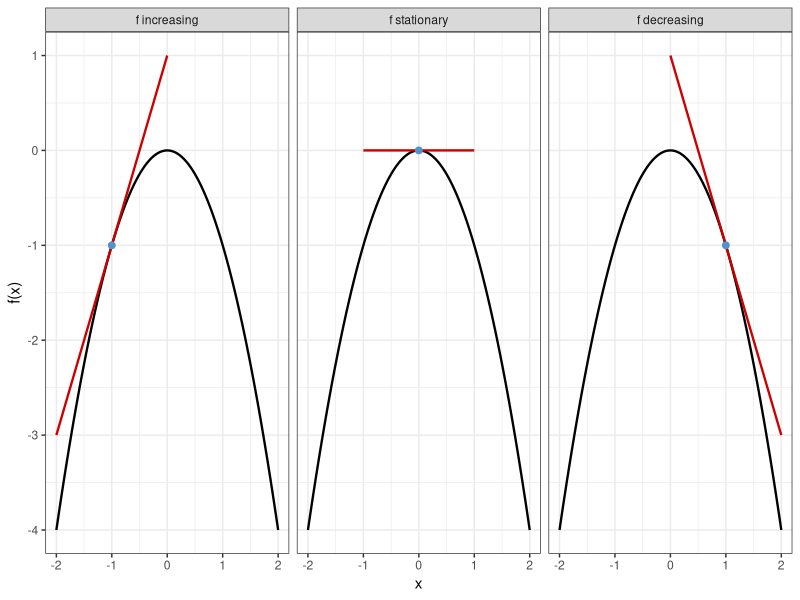
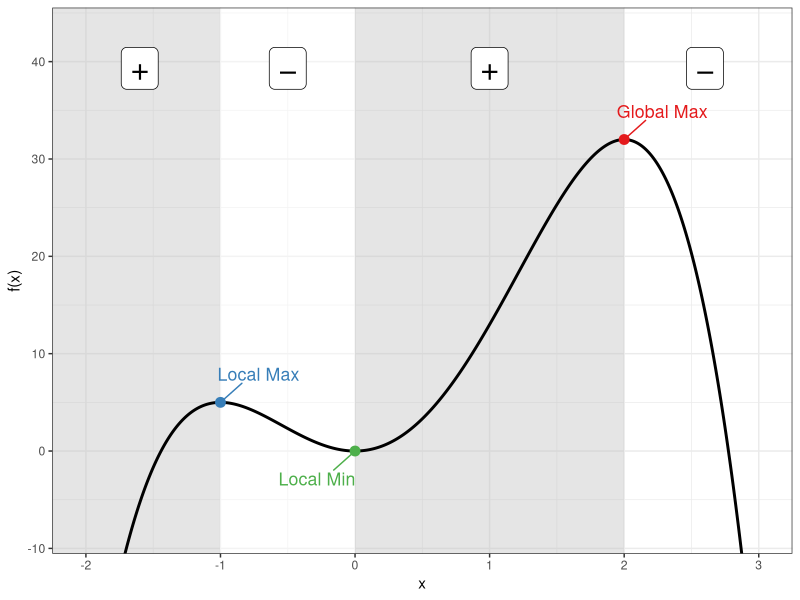
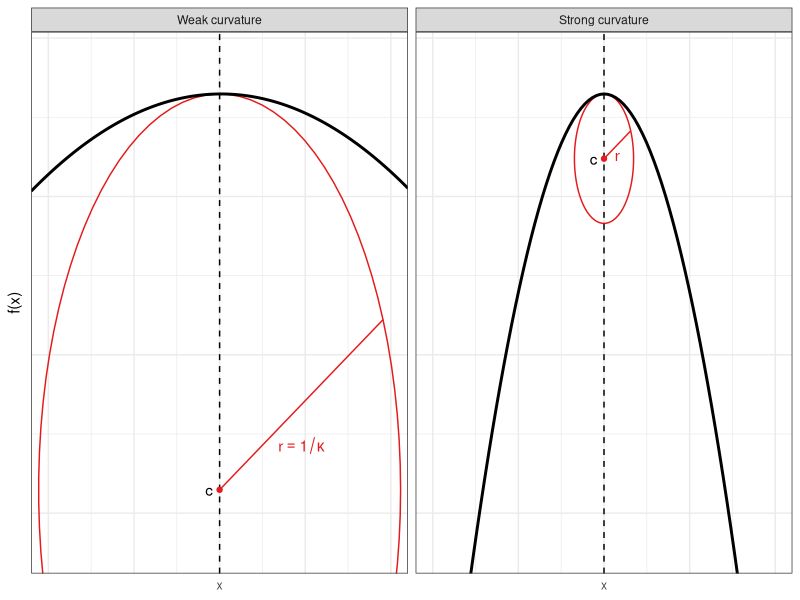
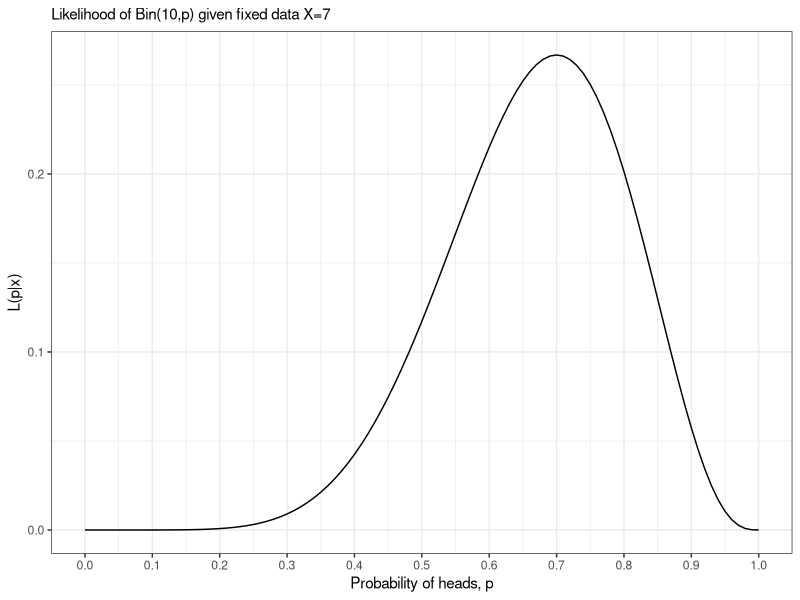
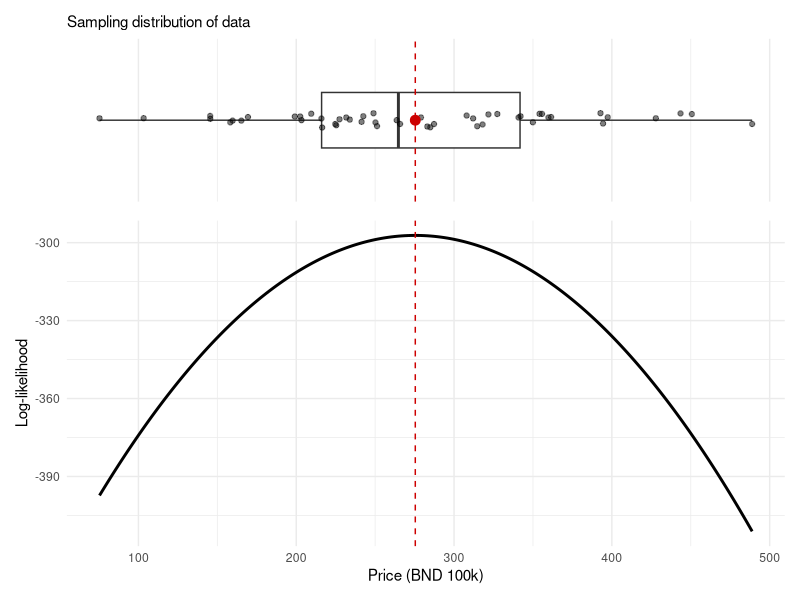
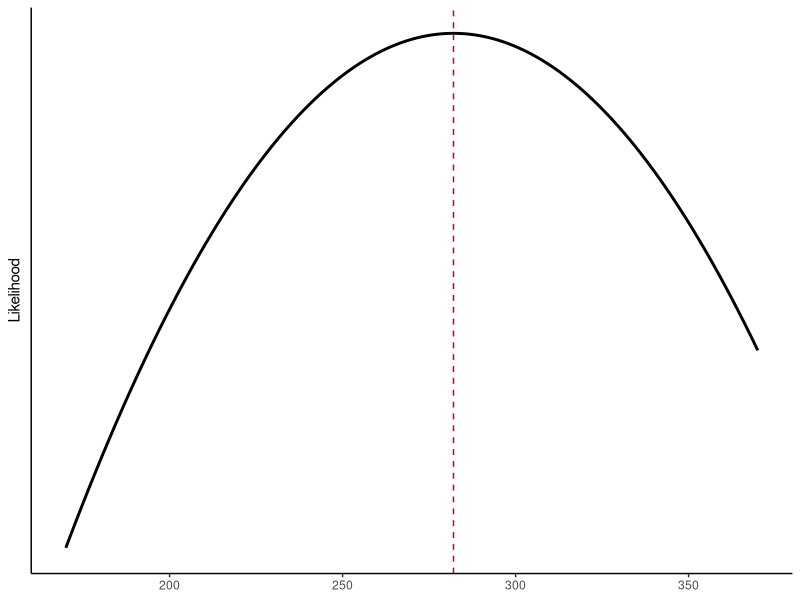
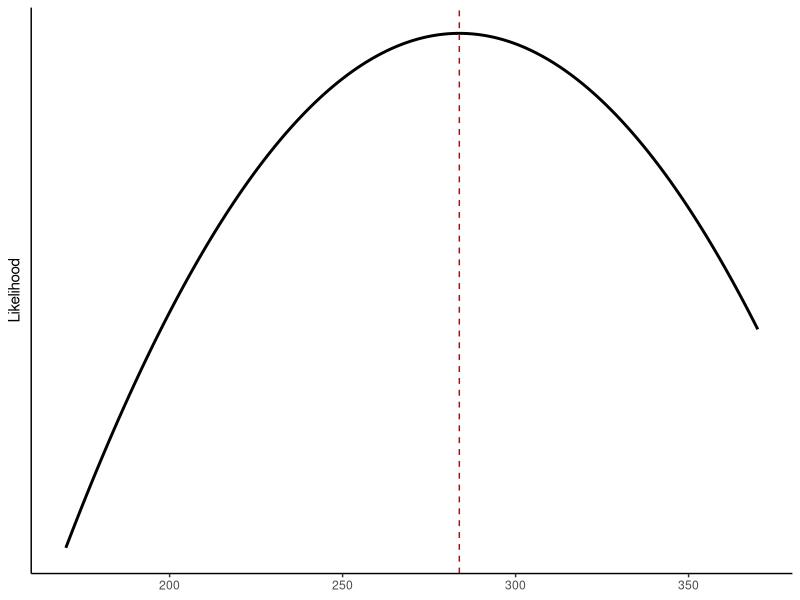
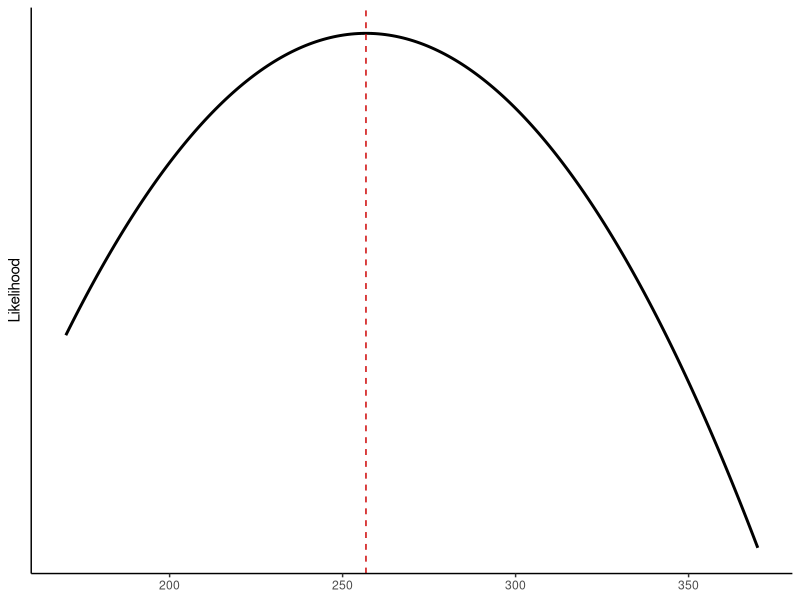

Reproduce these figures in R, in order.
## ---- chunk 1
#| fig-height: 2.8
#| fig-width: 7
#| out-width: 100%
library(tidyverse)

f <- function(x) -x^2
f_prime <- function(x) -2*x
x_pts <- c(-1, 0, 1)
fty <- factor(c("f increasing", "f stationary", "f decreasing"),
                levels = c("f increasing", "f stationary", "f decreasing"))

curve_df <- tibble(x = seq(-2, 2, length.out = 200), y = f(x))

tangent_df <- lapply(x_pts, function(a) {
  tibble(x = seq(a - 1, a + 1, length.out = 100),
         y = f_prime(a) * x + f(a) - f_prime(a) * a,
         x0 = a,
         type = fty[match(a, x_pts)])
}) |> bind_rows()

point_df <- tibble(x = x_pts, y = f(x_pts), type = fty)

ggplot() +
  geom_line(data = curve_df, aes(x, y), color = "black", linewidth = 0.8) +
  geom_line(data = tangent_df, aes(x, y), color = "red3", linewidth = 0.8) +
  geom_point(data = point_df, aes(x, y), color = "steelblue3", size = 2) +
  facet_wrap(~ type) +
  labs(x = "x", y = "f(x)") +
  theme_bw()
## ---- chunk 2
#| fig-height: 4.1
#| fig-width: 7
#| out-width: 100%
library(ggrepel)

f <- function(x) -3 * x ^ 4 + 4 * x ^ 3 + 12 * x ^ 2#-x^4 + 2*x^3 + 3*x^2 - 2*x
x_crit <- c(-1, 0, 2)
df <- tibble(x = seq(-2, 3, length.out = 500)) %>%
  mutate(y = f(x))

critical_points <- tibble(
  x = x_crit,
  label = c("Local Max", "Local Min", "Global Max"),
  color = RColorBrewer::brewer.pal(3, "Set1")
) %>%
  mutate(y = f(x))

shade_df <- tibble(
  xmin = c(-Inf, x_crit[1], x_crit[2]),
  xmax = c(x_crit[1], x_crit[2], x_crit[3]),
  fill = rep(c("grey75", "white"), length.out = 3)
)

pm_df <- tibble(
  x = ((c(-2.2, x_crit, 3.2) + c(x_crit, 3.2, 0)) / 2)[1:4],
  y = 35
)

ggplot(df, aes(x, y)) +
  geom_rect(data = shade_df, aes(xmin = xmin, xmax = xmax, ymin = -Inf, 
                                 ymax = Inf, fill = fill), 
            inherit.aes = FALSE, alpha = 0.4) +  
  scale_fill_identity() +
  geom_label(data = pm_df, aes(x, y, label = c("+", "−", "+", "−")),
            size = 8, color = "black", vjust = -0.5) +
  geom_line(color = "black", size = 1) +
  geom_point(data = critical_points, aes(x, y, color = label), size = 3,
             show.legend = FALSE) +
  geom_text_repel(
    data = critical_points, 
    aes(x, y, label = label, color = label), 
    size = 4.5, 
    seed = 4, 
    #nudge_y = 0.5,
    box.padding = 1, 
    point.padding = 0.4, 
    show.legend = FALSE
  ) +
  scale_colour_brewer(palette = "Set1") +
  coord_cartesian(ylim = c(-8, 43)) +
  labs(x = "x", y = "f(x)") +
  theme_bw()
## ---- chunk 3
#| fig-width: 7
#| fig-height: 3
#| out-width: 100%
#| label: curvature-concav
set.seed(123)
n1 <- 5
n2 <- 500
nratio <- sqrt(n2 / n1)
m <- 100
B <- 200
mu <- c(seq(5.8, 10.2, length = m - 1), 8)
res <- matrix(NA, nrow = m, ncol = B) 
score_vec1 <- score_vec2 <- mean_vec2 <- mean_vec1 <- rep(NA, B)

# Small FI
for (j in 1:B) {
  X <- rnorm(n1, mean = 8, sd = 1)
  ll <- rep(NA, length(mu))
  for (i in seq_along(ll)) 
    ll[i] <- sum(dnorm(X, mean = mu[i], sd = 1, log = TRUE)) 
  res[, j] <- ll
  mean_vec1[j] <- mean(X)
  score_vec1[j] <- sum(X - 8)
}
colnames(res) <- 1:B
res1 <-
  as_tibble(nratio * res) %>%
  mutate(mu = mu,
         mean = apply(nratio * res, 1, mean),
         n = n1) 

# Big FI
for (j in 1:B) {
  X <- rnorm(n2, mean = 8, sd = 1)
  ll <- rep(NA, length(mu))
  for (i in seq_along(ll)) 
    ll[i] <- sum(dnorm(X, mean = mu[i], sd = 1, log = TRUE)) 
  res[, j] <- ll
  mean_vec2[j] <- mean(X)
  score_vec2[j] <- sum(X - 8)
}
colnames(res) <- 1:B
res2 <-
  as_tibble(res) %>%
  mutate(mu = mu,
         mean = apply(res, 1, mean),
         n = n2) 

res <- bind_rows(res1, res2) %>%
  pivot_longer(`1`:`B`)

tmp <- res %>% filter(mu == 8) %>% summarise(mean = unique(mean)) %>% unlist()
diff <- max(tmp) - min(tmp)

res <-
  res |>
  mutate(
    value = case_when(
      n == n2 ~ value + diff,
      TRUE ~ value 
    ),
    mean = case_when(
      n == n2 ~ mean + diff,
      TRUE ~ mean
    ),
    n = factor(n, labels = c("Weak curvature", "Strong curvature"))
  )

ymax <- max(res$value) + 0.25 * abs(max(res$value))
ymin <- min(res$value)

r1 <- 5 * sd(mean_vec1)
r2 <- 8 * sd(mean_vec2)

circle <- tibble(
  n = factor(1:2, labels = c("Weak curvature", "Strong curvature")),  
  xc = c(8, 8),
  a = c(r1, r2),
  b = 500 * c(1, 1 * r2 / r1),
  yc = tmp[1] - b,
  phi = c(0, 0)
) %>% 
  expand_grid(t = seq(0, 2 * pi, length = 100)) %>%
  mutate(x = xc + a * cos(t) * cos(phi) - b * sin(t) * sin(phi),
         y = yc + a * cos(t) * sin(phi) + b * sin(t) * cos(phi))

circle_text <- 
  filter(circle, t > 0.39 & t < 0.45) %>%
  mutate(a2 = xc + a, label = c("r == 1 / kappa", "r"))

my_cols <- RColorBrewer::brewer.pal(3, "Set1")
res |>
  group_by(mu, n) |>
  summarise(mean = mean(mean)) |>
  ggplot(aes(mu, value)) +
  geom_path(data = circle, aes(x, y), col = my_cols[1]) +
  geom_line(aes(y = mean), col = "black", size = 1) +
  geom_vline(xintercept = 8, linetype = "dashed") +
  geom_segment(data = circle_text, aes(xc, yc, xend = x, yend = y), col = my_cols[1]) +
  geom_point(data = circle_text, aes(xc, yc), col = my_cols[1], size = 1.5) +
  geom_text(data = circle_text, aes((xc + x) / 2, (yc + y) / 2 / 0.9, label = label), 
            parse = TRUE, col = my_cols[1]) +
  geom_text(data = circle_text, aes(xc, yc), label = "c", nudge_x = -0.12) +
  scale_x_continuous(breaks = c(6, 7, 8, 9, 10), labels = c("", "", "x", "", "")) +
  labs(y = "f(x)", x = NULL) +
  coord_cartesian(ylim = c(ymin + 800, ymax), xlim = c(6, 10)) +
  facet_grid(. ~ n) +
  theme_bw() + 
  theme(axis.text.y = element_blank(), axis.ticks = element_blank()) 
## ---- chunk 4
#| out-width: 100%
#| fig-height: 2.9
#| fig-width: 5

plot_binom_lik <- function(nheads) {
  
  x <- seq(0, 1, by = 0.01)
  y <- dbinom(nheads, size = 10, x)
  
  ggplot(data.frame(x = x, y = y), aes(x, y)) +
  geom_line() +
  scale_x_continuous(breaks = seq(0, 1, by = 0.1)) +
  theme_bw()
}

plot_binom_lik(7) + 
  labs(x = "Probability of heads, p", y = "L(p|x)",
       subtitle = "Likelihood of Bin(10,p) given fixed data X=7") 
## ---- chunk 5
#| message: false
#| warning: false
#| out-width: 100%
#| fig-height: 3.7
#| fig-width: 8
library(tidyverse)
set.seed(123)
n <- 50
mu <- 272
sigma <- 100
x <- rnorm(n, mean = mu, sd = sigma)
loglik <- function(mu, X = x) {
  sum(dnorm(X, mean = mu, sd = sigma, log = TRUE))
}

xmin <- min(x)
xmax <- max(x)

# Boxplot of sample data
p1 <-
  ggplot(tibble(x, y = 0), aes(x, y)) +
  geom_boxplot() +
  geom_jitter(size = 1.5, alpha = 0.5, height = 0.1) +
  annotate("point", x = mean(x), y = 0, size = 3, colour = "red3") +
  geom_vline(xintercept = mean(x), linetype = "dashed", colour = "red3") +
  theme_minimal() +
  coord_cartesian(ylim = c(-1, 1), xlim = c(xmin, xmax)) +
  theme(axis.text.y= element_blank(), axis.ticks.y = element_blank(),
        axis.text.x = element_blank(), panel.grid.major.y = element_blank(), 
        panel.grid.minor.y = element_blank()) +
  labs(y = NULL, x = NULL, subtitle = "Sampling distribution of data")

# Likelihood function
p2 <- tibble(
    xx = seq(xmin, xmax, length.out = 200),
    # yy = unlist(map(xx, \(z) sum(dnorm(z, mean = mean(x), sd = 1, log = TRUE))))
  ) |>
  rowwise() |>
  mutate(yy = loglik(xx)) |>
  ggplot(aes(xx, yy)) +
  geom_line(size = 1) +
  geom_vline(xintercept = mean(x), linetype = "dashed", colour = "red3") +
  coord_cartesian(xlim = c(xmin, xmax)) +
  labs(x = "Price (BND 100k)", y = "Log-likelihood") +
  theme_minimal() 

# cowplot::plot_grid(p1, p2, ncol = 1)
library(patchwork)
p1 / p2 + plot_layout(heights = c(0.5, 1))
## ---- chunk 6
set.seed(1)
x <- rnorm(n, mean = mu, sd = sigma)
cat(head(round(x), 11), "...")
## ---- chunk 7
#| out-width: 100%
#| fig-height: 0.85
#| fig-width: 5
tibble(xx = seq(170, 370, length.out = 200)) |>
  rowwise() |>
  mutate(yy = loglik(xx)) |>
  ggplot(aes(xx, yy)) +
  geom_line(size = 1) +
  geom_vline(xintercept = mean(x), linetype = "dashed", colour = "red3") +
  coord_cartesian(xlim = c(170, 370)) +
  labs(x = NULL, y = "Likelihood") +
  theme_classic() +
  theme(
    axis.text.y = element_blank(),
    axis.ticks.y = element_blank()
  )
## ---- chunk 8
x <- rnorm(n, mean = mu, sd = sigma)
cat(head(round(x), 11), "...")
## ---- chunk 9
#| out-width: 100%
#| fig-height: 0.85
#| fig-width: 5
tibble(xx = seq(170, 370, length.out = 200)) |>
  rowwise() |>
  mutate(yy = loglik(xx)) |>
  ggplot(aes(xx, yy)) +
  geom_line(size = 1) +
  geom_vline(xintercept = mean(x), linetype = "dashed", colour = "red3") +
  coord_cartesian(xlim = c(170, 370)) +
  labs(x = NULL, y = "Likelihood") +
  theme_classic() +
  theme(
    axis.text.y = element_blank(),
    axis.ticks.y = element_blank()
  )
## ---- chunk 10
x <- rnorm(n, mean = mu, sd = sigma)
cat(head(round(x), 11), "...")
## ---- chunk 11
#| out-width: 100%
#| fig-height: 0.85
#| fig-width: 5
tibble(xx = seq(170, 370, length.out = 200)) |>
  rowwise() |>
  mutate(yy = loglik(xx)) |>
  ggplot(aes(xx, yy)) +
  geom_line(size = 1) +
  geom_vline(xintercept = mean(x), linetype = "dashed", colour = "red3") +
  coord_cartesian(xlim = c(170, 370)) +
  labs(x = NULL, y = "Likelihood") +
  theme_classic() +
  theme(
    axis.text.y = element_blank(),
    axis.ticks.y = element_blank()
  )
## ---- chunk 12
x <- rnorm(n, mean = mu, sd = sigma)
cat(head(round(x), 11), "...")
## ---- chunk 13
#| out-width: 100%
#| fig-height: 0.85
#| fig-width: 5
tibble(xx = seq(170, 370, length.out = 200)) |>
  rowwise() |>
  mutate(yy = loglik(xx)) |>
  ggplot(aes(xx, yy)) +
  geom_line(size = 1) +
  geom_vline(xintercept = mean(x), linetype = "dashed", colour = "red3") +
  coord_cartesian(xlim = c(170, 370)) +
  labs(x = NULL, y = "Likelihood") +
  theme_classic() +
  theme(
    axis.text.y = element_blank(),
    axis.ticks.y = element_blank()
  )
## ---- chunk 14
x <- rnorm(n, mean = mu, sd = sigma)
cat(head(round(x), 11), "...")
## ---- chunk 15
#| out-width: 100%
#| fig-height: 0.85
#| fig-width: 5
tibble(xx = seq(170, 370, length.out = 200)) |>
  rowwise() |>
  mutate(yy = loglik(xx)) |>
  ggplot(aes(xx, yy)) +
  geom_line(size = 1) +
  geom_vline(xintercept = mean(x), linetype = "dashed", colour = "red3") +
  coord_cartesian(xlim = c(170, 370)) +
  labs(x = NULL, y = "Likelihood") +
  theme_classic() +
  theme(
    axis.text.y = element_blank(),
    axis.ticks.y = element_blank()
  )
## ---- chunk 16
#| out-width: 100%
#| fig-height: 4
#| fig-width: 7
set.seed(123)
n1 <- 5
n2 <- 500
nratio <- sqrt(n2 / n1)
m <- 100
B <- 100
mu <- c(seq(5.8, 10.2, length = m - 1), 8)
res <- matrix(NA, nrow = m, ncol = B) 
score_vec1 <- score_vec2 <- mean_vec2 <- mean_vec1 <- rep(NA, B)

# Small FI
for (j in 1:B) {
  X <- rnorm(n1, mean = 8, sd = 1)
  ll <- rep(NA, length(mu))
  for (i in seq_along(ll)) 
    ll[i] <- sum(dnorm(X, mean = mu[i], sd = 1, log = TRUE)) 
  res[, j] <- ll
  mean_vec1[j] <- mean(X)
  score_vec1[j] <- sum(X - 8)
}
colnames(res) <- 1:B
res1 <-
  as_tibble(nratio * res) %>%
  mutate(mu = mu,
         mean = apply(nratio * res, 1, mean),
         n = n1) 

# Big FI
for (j in 1:B) {
  X <- rnorm(n2, mean = 8, sd = 1)
  ll <- rep(NA, length(mu))
  for (i in seq_along(ll)) 
    ll[i] <- sum(dnorm(X, mean = mu[i], sd = 1, log = TRUE)) 
  res[, j] <- ll
  mean_vec2[j] <- mean(X)
  score_vec2[j] <- sum(X - 8)
}
colnames(res) <- 1:B
res2 <-
  as_tibble(res) %>%
  mutate(mu = mu,
         mean = apply(res, 1, mean),
         n = n2) 

res <- bind_rows(res1, res2) %>%
  pivot_longer(`1`:`B`)

tmp <- res %>% filter(mu == 8) %>% summarise(mean = unique(mean)) %>% unlist()
diff <- max(tmp) - min(tmp)

res <-
  res %>%
  mutate(
    value = case_when(
      n == n2 ~ value + diff,
      TRUE ~ value 
    ),
    mean = case_when(
      n == n2 ~ mean + diff,
      TRUE ~ mean
    ),
    n = factor(n, labels = c("Low information", "High information"))
  )

ymax <- max(res$value) + 0.25 * abs(max(res$value))
ymin <- min(res$value)

r1 <- 5 * sd(mean_vec1)
r2 <- 8 * sd(mean_vec2)

circle <- tibble(
  n = factor(1:2, labels = c("Low information", "High information")),  
  xc = c(8, 8),
  a = c(r1, r2),
  b = 500 * c(1, 1 * r2 / r1),
  yc = tmp[1] - b,
  phi = c(0, 0)
) %>% 
  expand_grid(t = seq(0, 2 * pi, length = 100)) %>%
  mutate(x = xc + a * cos(t) * cos(phi) - b * sin(t) * sin(phi),
         y = yc + a * cos(t) * sin(phi) + b * sin(t) * cos(phi))

circle_text <- 
  filter(circle, t > 0.39 & t < 0.45) %>%
  mutate(a2 = xc + a, label = c("r == 1 / kappa", NA))

my_cols <- c("red3", "#7eb0d5") %>% rev()

pretty_labels <- seq(100, 500, by = 100)
pretty_positions <- (pretty_labels - 72) / 100 + 6

avgdots_df <- tibble(
  x = c(mean_vec1 + rnorm(B, sd = 0.08), 
        mean_vec2 + rnorm(B, sd = 0.08)),
  y = ymax,
  name = rep(1:B, 2),
  n = factor(rep(c(1:2), each = B),
             labels = c("Low information", "High information"))
)

res |>
  filter(n == "Low information") |>
  ggplot(aes(mu, value)) +
  geom_line(aes(group = name), col = "gray30", alpha = 0.1) +
  # geom_path(data = filter(circle, n == "Low information"), aes(x, y), col = "red3") +
  # geom_segment(data = filter(circle_text, n == "Low information"), aes(xc, yc, xend = x, yend = y), col = "red3") +
  # geom_text(data = filter(circle_text, n == "Low information"), aes((xc + x) / 2 + 0.5, (yc + y) / 2 - 20, label = label), 
  #           parse = TRUE, col = "red3") +
  # geom_line(data = filter(res, n == "Low information") %>% group_by(mu, n) %>% summarise(mean = mean(mean)),
  #           aes(y = mean), col = "black", size = 1.2) +  
  geom_point(data = avgdots_df, aes(x, y), shape = "|", col = "red3") +
  # geom_vline(xintercept = 8, linetype = "dashed") +
  scale_x_continuous(
    breaks = pretty_positions,
    labels = pretty_labels
  ) +
  theme_minimal() +
  theme(legend.position = "none",
        axis.text.y = element_blank(), axis.ticks.y = element_blank()) +
  labs(y = "Likelihood", x = "Price (BND 100k)") +
  coord_cartesian(ylim = c(ymin + 800, ymax), xlim = c(6, 10)) 
## ---- chunk 17
#| out-width: 100%
#| fig-height: 4
#| fig-width: 7
res |>
  filter(n == "Low information") |>
  ggplot(aes(mu, value)) +
  geom_line(aes(group = name), col = "gray30", alpha = 0.1) +
  geom_path(data = filter(circle, n == "Low information"), aes(x, y), col = "red3") +
  geom_segment(data = filter(circle_text, n == "Low information"), aes(xc, yc, xend = x, yend = y), col = "red3") +
  geom_text(data = filter(circle_text, n == "Low information"), aes((xc + x) / 2 + 0.5, (yc + y) / 2 - 20, label = label), 
            parse = TRUE, col = "red3") +
  geom_line(data = filter(res, n == "Low information") %>% group_by(mu, n) %>% summarise(mean = mean(mean)),
            aes(y = mean), col = "black", size = 1.2) +  
  geom_point(data = avgdots_df, aes(x, y), shape = "|", col = "red3") +
  geom_vline(xintercept = 8, linetype = "dashed") +
  scale_x_continuous(
    breaks = pretty_positions,
    labels = pretty_labels
  ) +
  theme_minimal() +
  theme(legend.position = "none",
        axis.text.y = element_blank(), axis.ticks.y = element_blank()) +
  labs(y = "Likelihood", x = "Price (BND 100k)") +
  coord_cartesian(ylim = c(ymin + 800, ymax), xlim = c(6, 10)) 
## ---- chunk 18
#| out-width: 100%
#| fig-height: 4
#| fig-width: 7
set.seed(123)
n1 <- 5
n2 <- 500
nratio <- sqrt(n2 / n1)
m <- 100
B <- 100
mu <- c(seq(5.8, 10.2, length = m - 1), 8)
res <- matrix(NA, nrow = m, ncol = B) 
score_vec1 <- score_vec2 <- mean_vec2 <- mean_vec1 <- rep(NA, B)

# Small FI
for (j in 1:B) {
  X <- rnorm(n1, mean = 8, sd = 1)
  ll <- rep(NA, length(mu))
  for (i in seq_along(ll)) 
    ll[i] <- sum(dnorm(X, mean = mu[i], sd = 1, log = TRUE)) 
  res[, j] <- ll
  mean_vec1[j] <- mean(X)
  score_vec1[j] <- sum(X - 8)
}
colnames(res) <- 1:B
res1 <-
  as_tibble(nratio * res) %>%
  mutate(mu = mu,
         mean = apply(nratio * res, 1, mean),
         n = n1) 

# Big FI
for (j in 1:B) {
  X <- rnorm(n2, mean = 8, sd = 1)
  ll <- rep(NA, length(mu))
  for (i in seq_along(ll)) 
    ll[i] <- sum(dnorm(X, mean = mu[i], sd = 1, log = TRUE)) 
  res[, j] <- ll
  mean_vec2[j] <- mean(X)
  score_vec2[j] <- sum(X - 8)
}
colnames(res) <- 1:B
res2 <-
  as_tibble(res) %>%
  mutate(mu = mu,
         mean = apply(res, 1, mean),
         n = n2) 

res <- bind_rows(res1, res2) %>%
  pivot_longer(`1`:`B`)

tmp <- res %>% filter(mu == 8) %>% summarise(mean = unique(mean)) %>% unlist()
diff <- max(tmp) - min(tmp)

res <-
  res %>%
  mutate(
    value = case_when(
      n == n2 ~ value + diff,
      TRUE ~ value 
    ),
    mean = case_when(
      n == n2 ~ mean + diff,
      TRUE ~ mean
    ),
    n = factor(n, labels = c("Low information", "High information"))
  )

ymax <- max(res$value) + 0.25 * abs(max(res$value))
ymin <- min(res$value)

r1 <- 5 * sd(mean_vec1)
r2 <- 8 * sd(mean_vec2)

circle <- tibble(
  n = factor(1:2, labels = c("Low information", "High information")),  
  xc = c(8, 8),
  a = c(r1, r2),
  b = 500 * c(1, 1 * r2 / r1),
  yc = tmp[1] - b,
  phi = c(0, 0)
) %>% 
  expand_grid(t = seq(0, 2 * pi, length = 100)) %>%
  mutate(x = xc + a * cos(t) * cos(phi) - b * sin(t) * sin(phi),
         y = yc + a * cos(t) * sin(phi) + b * sin(t) * cos(phi))

circle_text <- 
  filter(circle, t > 0.39 & t < 0.45) %>%
  mutate(a2 = xc + a, label = c("r == 1 / kappa", NA))

my_cols <- c("red3", "#7eb0d5") %>% rev()

pretty_labels <- seq(100, 500, by = 100)
pretty_positions <- (pretty_labels - 72) / 100 + 6

res |>
  filter(n == "High information") |>
  ggplot(aes(mu, value)) +
  geom_line(aes(group = name), col = "gray30", alpha = 0.1) +
  geom_path(data = filter(circle, n == "High information"), aes(x, y), col = "red3") +
  geom_segment(data = filter(circle_text, n == "High information"), aes(xc, yc, xend = x, yend = y), col = "red3") +
  geom_text(data = filter(circle_text, n == "High information"), aes((xc + x) / 2 + 0.5, (yc + y) / 2 - 20, label = label), 
            parse = TRUE, col = "red3") +
  geom_line(data = filter(res, n == "High information") %>% group_by(mu, n) %>% summarise(mean = mean(mean)),
            aes(y = mean), col = "black", size = 1.2) +  
  geom_point(data = tibble(x = c(mean_vec1 + rnorm(B, sd = 0.08), 
                                 mean_vec2 + rnorm(B, sd = 0.08)),
                           y = ymax,
                           name = rep(1:B, 2),
                           n = factor(rep(c(1:2), each = B),
                                      labels = c("Low information", "High information"))),
             aes(x, y), shape = "|", col = "red3") +
  geom_vline(xintercept = 8, linetype = "dashed") +
  scale_x_continuous(
    breaks = pretty_positions,
    labels = pretty_labels
  ) +
  theme_minimal() +
  theme(legend.position = "none",
        axis.text.y = element_blank(), axis.ticks.y = element_blank()) +
  labs(y = "Likelihood", x = "Price (BND 100k)") +
  coord_cartesian(ylim = c(ymin + 800, ymax), xlim = c(6, 10)) 
## ---- chunk 19
set.seed(136)
x <- rexp(50, rate = 1 / 300)

formatted <- formatC(round(x, 1), format = "f", digits = 1, width = 6)
mat <- matrix(formatted, nrow = 5, byrow = TRUE)
mat <- cbind(rep("      ", 5), mat)
invisible(apply(mat, 1, function(row) cat(paste(row, collapse = " "), "\n")))
## ---- chunk 20
#| echo: true
fun <- function(x) x ^ 2
numDeriv::grad(fun, x = 2)
## ---- chunk 21
#| out-width: 68%
#| fig-height: 3
#| fig-width: 5
x <- seq(-5, 8, length = 100)
fx1 <- 0.25 * dnorm(x, mean = -2, sd = .7) + .75 * dnorm(x, mean = 3, sd = 1.5)
a <- 3
fx2 <- (pnorm((x + a - 1.5) / (0.2 * sqrt(2))) - pnorm((x - a - 1.5) / (0.2 * sqrt(2)))) / (4 * a)
  
ggplot(data.frame(x = x, y = fx1), aes(x, y)) +
  geom_line() +
  labs(y = expression(L(theta)), x = expression(theta), title = "Multimodal likelihood") +
  theme_minimal() +
  theme(axis.ticks = element_blank(), axis.text = element_blank()) -> p1
ggplot(data.frame(x = x, y = fx2), aes(x, y)) +
  geom_line() +
  labs(y = expression(L(theta)), x = expression(theta), title = "Flat plateau likelihood") +
  theme_minimal() +
  theme(axis.ticks = element_blank(), axis.text = element_blank()) -> p2
cowplot::plot_grid(p1, p2)
